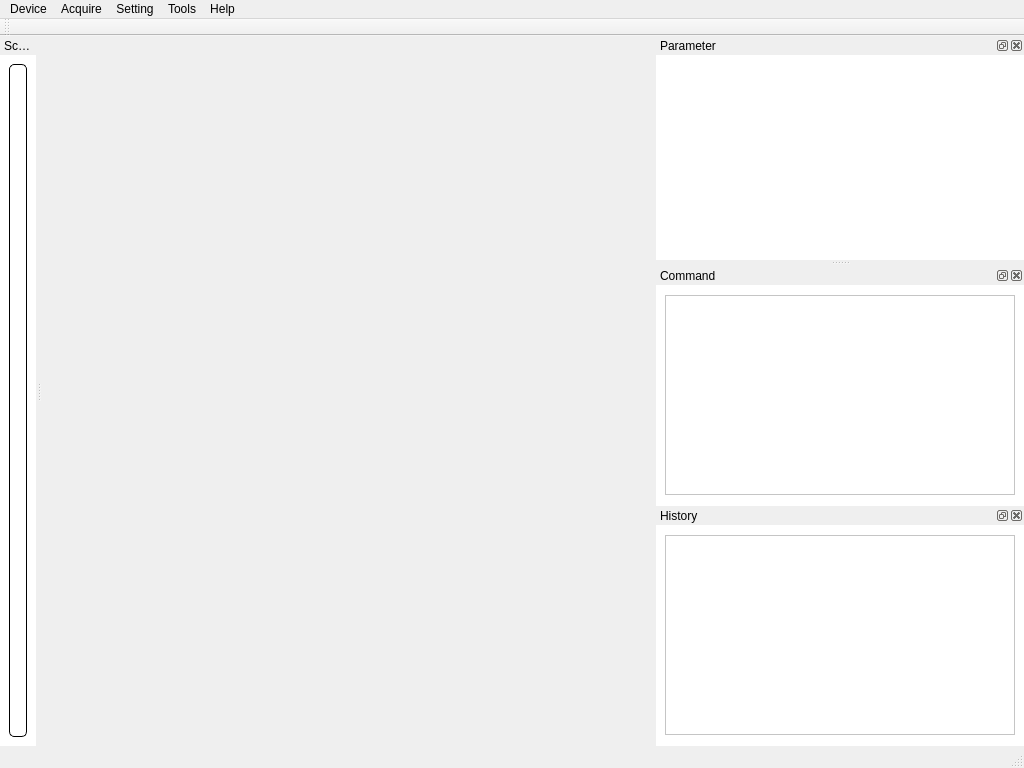
<?xml version="1.0" encoding="UTF-8"?>
<ui version="4.0">
 <class>MainWindow</class>
 <widget class="QMainWindow" name="MainWindow">
  <property name="enabled">
   <bool>true</bool>
  </property>
  <property name="geometry">
   <rect>
    <x>0</x>
    <y>0</y>
    <width>1024</width>
    <height>768</height>
   </rect>
  </property>
  <property name="minimumSize">
   <size>
    <width>1024</width>
    <height>768</height>
   </size>
  </property>
  <property name="windowTitle">
   <string>ScopeAcq</string>
  </property>
  <property name="windowIcon">
   <iconset resource="pyimg.qrc">
    <normaloff>:/source/img/ico.png</normaloff>:/source/img/ico.png</iconset>
  </property>
  <property name="locale">
   <locale language="English" country="UnitedStates"/>
  </property>
  <widget class="QWidget" name="centralwidget">
   <property name="enabled">
    <bool>false</bool>
   </property>
  </widget>
  <widget class="QMenuBar" name="menuBar">
   <property name="geometry">
    <rect>
     <x>0</x>
     <y>0</y>
     <width>1024</width>
     <height>23</height>
    </rect>
   </property>
   <widget class="QMenu" name="menu">
    <property name="title">
     <string>Device</string>
    </property>
    <addaction name="action_DeviceConnect"/>
    <addaction name="action_DeviceClose"/>
    <addaction name="separator"/>
    <addaction name="action_DeviceInfo"/>
    <addaction name="separator"/>
    <addaction name="action_Exit"/>
   </widget>
   <widget class="QMenu" name="menu_2">
    <property name="title">
     <string>Acquire</string>
    </property>
    <addaction name="action_Start"/>
    <addaction name="action_Stop"/>
    <addaction name="separator"/>
    <addaction name="action_SaveData"/>
   </widget>
   <widget class="QMenu" name="menu_3">
    <property name="title">
     <string>Setting</string>
    </property>
    <addaction name="action_Communication"/>
    <addaction name="separator"/>
    <addaction name="action_Option"/>
   </widget>
   <widget class="QMenu" name="menuAbout">
    <property name="title">
     <string>Help</string>
    </property>
    <addaction name="action_HelpFile"/>
    <addaction name="action_Update"/>
    <addaction name="separator"/>
    <addaction name="action_About"/>
   </widget>
   <widget class="QMenu" name="menuTools">
    <property name="title">
     <string>Tools</string>
    </property>
    <addaction name="action_Upgrade"/>
   </widget>
   <addaction name="menu"/>
   <addaction name="menu_2"/>
   <addaction name="menu_3"/>
   <addaction name="menuTools"/>
   <addaction name="menuAbout"/>
  </widget>
  <widget class="QStatusBar" name="statusBar"/>
  <widget class="QToolBar" name="toolBar">
   <property name="enabled">
    <bool>true</bool>
   </property>
   <property name="contextMenuPolicy">
    <enum>Qt::NoContextMenu</enum>
   </property>
   <property name="windowTitle">
    <string>toolBar</string>
   </property>
   <property name="floatable">
    <bool>true</bool>
   </property>
   <attribute name="toolBarArea">
    <enum>TopToolBarArea</enum>
   </attribute>
   <attribute name="toolBarBreak">
    <bool>false</bool>
   </attribute>
  </widget>
  <widget class="QDockWidget" name="dockW_Scope">
   <property name="sizePolicy">
    <sizepolicy hsizetype="Preferred" vsizetype="Preferred">
     <horstretch>0</horstretch>
     <verstretch>0</verstretch>
    </sizepolicy>
   </property>
   <property name="minimumSize">
    <size>
     <width>36</width>
     <height>50</height>
    </size>
   </property>
   <property name="styleSheet">
    <string notr="true">background-color: rgb(255, 255, 255);</string>
   </property>
   <property name="features">
    <set>QDockWidget::NoDockWidgetFeatures</set>
   </property>
   <property name="allowedAreas">
    <set>Qt::NoDockWidgetArea</set>
   </property>
   <property name="windowTitle">
    <string>Scope</string>
   </property>
   <attribute name="dockWidgetArea">
    <number>1</number>
   </attribute>
   <widget class="QWidget" name="dockWidgetContents">
    <layout class="QGridLayout" name="gridLayout_4">
     <item row="0" column="0">
      <widget class="QtGraphWrapper" name="widget_qtGraph" native="true">
       <property name="enabled">
        <bool>true</bool>
       </property>
       <property name="sizePolicy">
        <sizepolicy hsizetype="Expanding" vsizetype="Expanding">
         <horstretch>0</horstretch>
         <verstretch>0</verstretch>
        </sizepolicy>
       </property>
       <property name="sizeIncrement">
        <size>
         <width>0</width>
         <height>0</height>
        </size>
       </property>
       <property name="styleSheet">
        <string notr="true">background-color: rgb(255, 255, 255);
border: 1px solid #000000; border-radius: 5px;</string>
       </property>
      </widget>
     </item>
    </layout>
   </widget>
  </widget>
  <widget class="QDockWidget" name="dockW_Parameter">
   <property name="styleSheet">
    <string notr="true">background-color: rgb(255, 255, 255);</string>
   </property>
   <property name="allowedAreas">
    <set>Qt::RightDockWidgetArea</set>
   </property>
   <property name="windowTitle">
    <string>Parameter</string>
   </property>
   <attribute name="dockWidgetArea">
    <number>2</number>
   </attribute>
   <widget class="QWidget" name="dockWidgetContents_6">
    <layout class="QGridLayout" name="gridLayout_6">
     <item row="0" column="0">
      <widget class="ParTreeWrapper" name="widget_parTree" native="true">
       <property name="minimumSize">
        <size>
         <width>0</width>
         <height>0</height>
        </size>
       </property>
       <property name="maximumSize">
        <size>
         <width>16777215</width>
         <height>16777215</height>
        </size>
       </property>
       <property name="styleSheet">
        <string notr="true">background-color: rgb(255, 255, 255);</string>
       </property>
      </widget>
     </item>
    </layout>
   </widget>
  </widget>
  <widget class="QDockWidget" name="dockW_Command">
   <property name="maximumSize">
    <size>
     <width>368</width>
     <height>240</height>
    </size>
   </property>
   <property name="styleSheet">
    <string notr="true">background-color: rgb(255, 255, 255);</string>
   </property>
   <property name="allowedAreas">
    <set>Qt::RightDockWidgetArea</set>
   </property>
   <property name="windowTitle">
    <string>Command</string>
   </property>
   <attribute name="dockWidgetArea">
    <number>2</number>
   </attribute>
   <widget class="QWidget" name="dockWidgetContents_7">
    <layout class="QGridLayout" name="gridLayout_5">
     <item row="0" column="0">
      <widget class="QPlainTextEdit" name="txt_CMD">
       <property name="minimumSize">
        <size>
         <width>350</width>
         <height>200</height>
        </size>
       </property>
       <property name="maximumSize">
        <size>
         <width>350</width>
         <height>200</height>
        </size>
       </property>
      </widget>
     </item>
    </layout>
   </widget>
  </widget>
  <widget class="QDockWidget" name="dockW_History">
   <property name="maximumSize">
    <size>
     <width>368</width>
     <height>240</height>
    </size>
   </property>
   <property name="styleSheet">
    <string notr="true">background-color: rgb(255, 255, 255);</string>
   </property>
   <property name="allowedAreas">
    <set>Qt::RightDockWidgetArea</set>
   </property>
   <property name="windowTitle">
    <string>History</string>
   </property>
   <attribute name="dockWidgetArea">
    <number>2</number>
   </attribute>
   <widget class="QWidget" name="dockWidgetContents_8">
    <layout class="QGridLayout" name="gridLayout_7">
     <item row="0" column="0">
      <widget class="QPlainTextEdit" name="txt_CMD_2">
       <property name="minimumSize">
        <size>
         <width>350</width>
         <height>200</height>
        </size>
       </property>
       <property name="maximumSize">
        <size>
         <width>350</width>
         <height>200</height>
        </size>
       </property>
      </widget>
     </item>
    </layout>
   </widget>
  </widget>
  <action name="action_DeviceConnect">
   <property name="text">
    <string>DeviceConnect</string>
   </property>
  </action>
  <action name="action_DeviceClose">
   <property name="text">
    <string>DeviceClose</string>
   </property>
  </action>
  <action name="action_DeviceInfo">
   <property name="text">
    <string>DeviceInfo</string>
   </property>
  </action>
  <action name="action_Start">
   <property name="text">
    <string>Start</string>
   </property>
  </action>
  <action name="action_Option">
   <property name="text">
    <string>Option</string>
   </property>
  </action>
  <action name="action_Communication">
   <property name="text">
    <string>Communication</string>
   </property>
  </action>
  <action name="action_Stop">
   <property name="text">
    <string>Stop</string>
   </property>
  </action>
  <action name="action_Exit">
   <property name="text">
    <string>Exit</string>
   </property>
  </action>
  <action name="action_SaveData">
   <property name="text">
    <string>SaveData</string>
   </property>
  </action>
  <action name="action_HelpFile">
   <property name="text">
    <string>HelpFile</string>
   </property>
  </action>
  <action name="action_Upgrade">
   <property name="text">
    <string>Upgrade</string>
   </property>
  </action>
  <action name="action_Update">
   <property name="text">
    <string>Update</string>
   </property>
  </action>
  <action name="action_About">
   <property name="text">
    <string>About</string>
   </property>
  </action>
 </widget>
 <customwidgets>
  <customwidget>
   <class>QtGraphWrapper</class>
   <extends>QWidget</extends>
   <header location="global">qtgraphwrapper.h</header>
   <container>1</container>
  </customwidget>
  <customwidget>
   <class>ParTreeWrapper</class>
   <extends>QWidget</extends>
   <header location="global">partreewrapper.h</header>
   <container>1</container>
  </customwidget>
 </customwidgets>
 <resources>
  <include location="pyimg.qrc"/>
 </resources>
 <connections/>
</ui>
